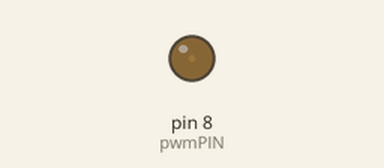
Simulated run of this program. Board: Raspberry Pi (header pin numbers). Shown: output pins drawn as LEDs (lit = HIGH).

Above: at 0.05 s.
At 0.9 s:
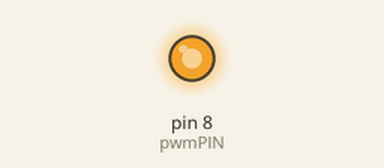
At 1.3 s:
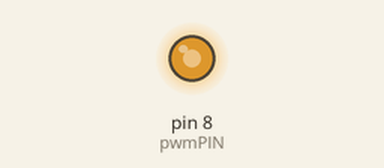
At 1.75 s:
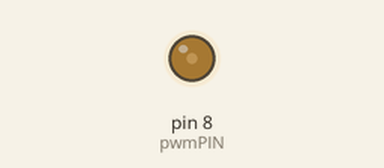
Timing chart, 0 to 4.6 s (numbered marks = the images above):
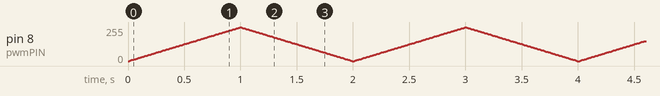

The program:

dimLed.py
```python
from time import sleep
import RPi.GPIO as GPIO

GPIO.setmode(GPIO.BOARD)

GPIO.setup(8, GPIO.OUT)

pwmPIN = GPIO.PWM(8, 1000)

pwmPIN.start(0)

try:
    while True:
        for i in range(100):
            pwmPIN.ChangeDutyCycle(i)
            sleep(0.01)

        for i in reversed(range(100)):
            pwmPIN.ChangeDutyCycle(i)
            sleep(0.01)
except KeyboardInterrupt:
    pass

GPIO.cleanup()
```
